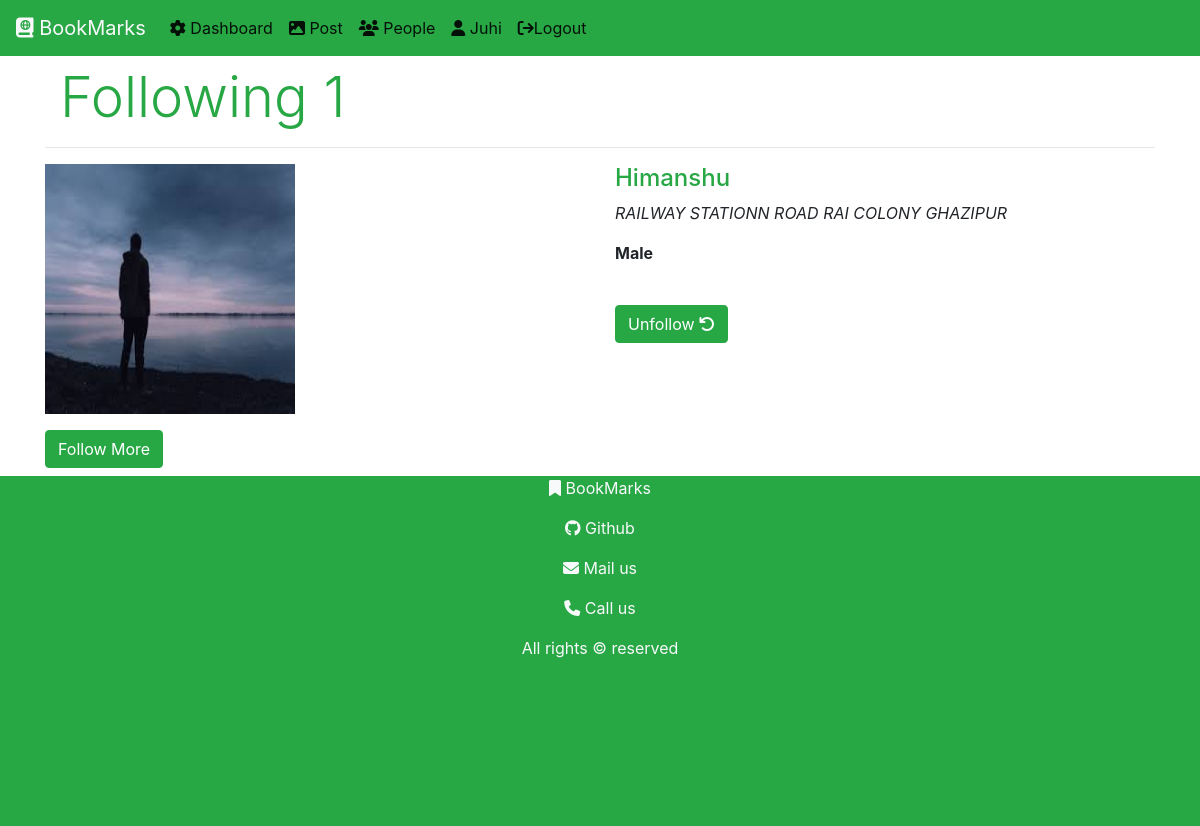
The page /user/followlist/ (signed in) on the database as committed earlier.
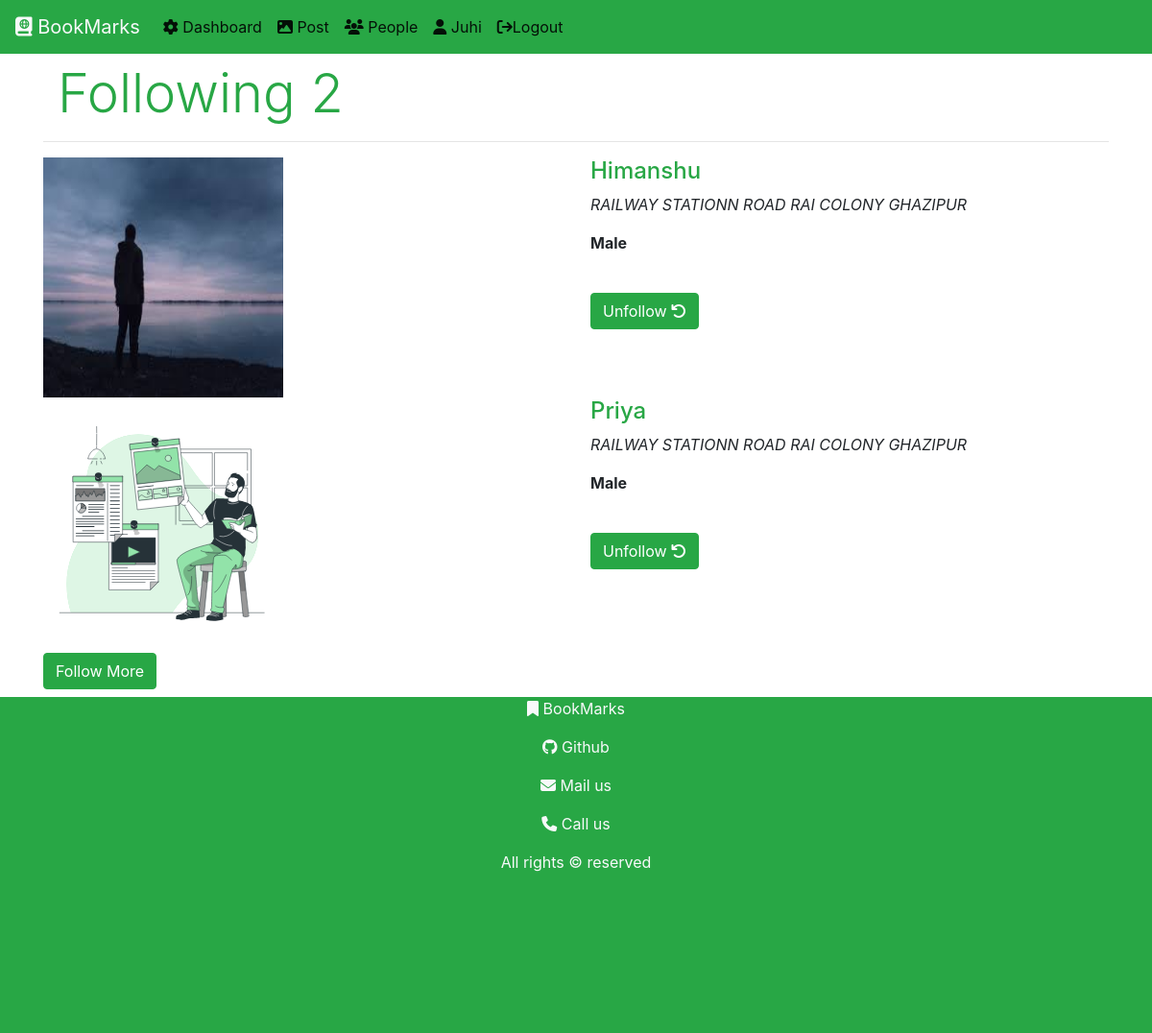
The same page on the database as committed later.
### users/models.py (models this page shows)
class activity(models.Model):
    whofollow = models.ForeignKey(users,on_delete=models.CASCADE,related_name='follow')
    whomtofollow = models.ForeignKey(users,on_delete=models.CASCADE,related_name='follower')
    dateoffollow = models.DateTimeField(auto_now_add=True,blank=True)

class users(models.Model):
    GENDER_CHOICES	=	(('male',	'Male'),('female',	'Female'),('transgender',	'Transgender'),)
    name = models.CharField(max_length=250)
    email = models.EmailField(max_length=100,unique=True)
    password = models.CharField(max_length=250)
    address = models.TextField()
    account = models.DateTimeField(default=datetime.datetime.now(), blank=True,null=True)
    gender = models.CharField(max_length=20,choices=GENDER_CHOICES,default='male')
    userimg = models.ImageField(upload_to='userimg/' ,null=True)

### users/views.py (the view)
# urls.py: path('followlist/',views.followlist.as_view(),name='followlist'),
class followlist(View):
    @method_decorator(checkingUserAuthentication)
    def get(self,request):
        if request.isauth:
            follow = activity.objects.filter(whofollow= users.objects.get(email=request.email))
            return render(request, 'users/follow.html',{
                'username': request.name
                ,'follow': follow,
                'len' : len(follow)
            })
        else:
            return HttpResponseRedirect('/user/login')

### users/templates/users/follow.html (shortened to what this page needs)
{% extends 'core/base.html' %}
{% load static %}
{% block content %}
{% include 'core/nav.html' %}
{% if follow %}
<div class="container mt-2">
    <h1 class="display-4 container mt-2">
        <span class="text-success">Following {{len}}</span>
    </h1>
<hr class="text-success">
    <div class="row">
{% for i in follow %}
        <div class="col-sm-6">
            {% if i.whomtofollow.userimg == 'False' %}
<img src="{% static 'users/img/bk.svg' %}" alt="" style="width: 250px; height: 250px; ">
{% else %}
<img src="{{ i.whomtofollow.userimg.url }}" alt="" class="img-fluid text-center" style="width: 250px; height: 250px; ">
{% endif %}
        </div>
        <div class="col-sm-6">
            <h4 class="display-5 text-success">
                <a href="{% url 'showprofile' id=i.whomtofollow.id %}" class='text-success'>{{i.whomtofollow.name | capfirst}}</a>
            </h4>
            <p>
                <em>{{i.whomtofollow.address | capfirst}}</em>
            </p>
            <p>
                <b>{{i.whomtofollow.gender | capfirst}}</b>
            </p>
            <br>
            <a href="{% url 'unfollow' id=i.whomtofollow.id %}" class="btn-success btn">Unfollow <i class="fa fa-undo" aria-hidden="true"></i> </a>
</div>
{% endfor %}
</div>
</div>
{% endif %}
<div class="container mt-2">
    <a href="{% url 'people' %}" class="btn btn-success mt-2">Follow More</a>
</div>
{% include 'core/footer.html' %}
{% endblock content %}

Rows that differ between the two databases and show on the page:
added activity: whomtofollow.name "Priya", whomtofollow.address "RAILWAY STATIONN ROAD RAI COLONY GHAZIPUR", whomtofollow.gender "Male"
Other text that changed with them:
{{ len }}: "1" → "2"
